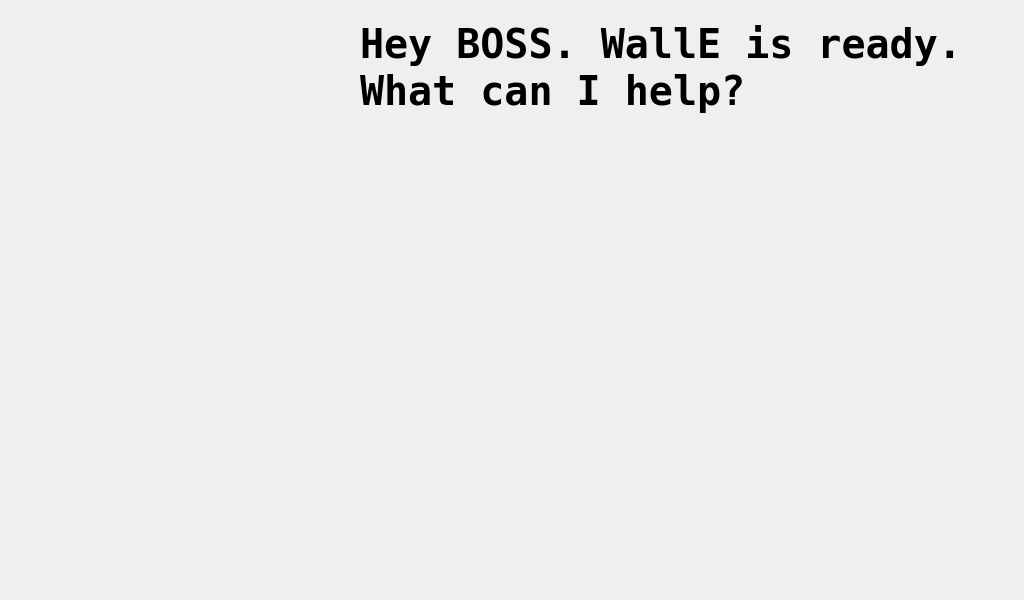
<?xml version="1.0" encoding="UTF-8"?>
<ui version="4.0">
 <class>MainWidget</class>
 <widget class="QWidget" name="MainWidget">
  <property name="geometry">
   <rect>
    <x>0</x>
    <y>0</y>
    <width>1024</width>
    <height>600</height>
   </rect>
  </property>
  <property name="windowTitle">
   <string>MainWidget</string>
  </property>
  <widget class="QLabel" name="label">
   <property name="geometry">
    <rect>
     <x>20</x>
     <y>10</y>
     <width>341</width>
     <height>461</height>
    </rect>
   </property>
   <property name="text">
    <string/>
   </property>
   <property name="pixmap">
    <pixmap resource="resources.qrc">:/walle/images/walle-logo.jpg</pixmap>
   </property>
  </widget>
  <widget class="QLabel" name="label_2">
   <property name="geometry">
    <rect>
     <x>360</x>
     <y>20</y>
     <width>631</width>
     <height>561</height>
    </rect>
   </property>
   <property name="font">
    <font>
     <family>DejaVu Sans Mono</family>
     <pointsize>30</pointsize>
     <weight>75</weight>
     <bold>true</bold>
    </font>
   </property>
   <property name="text">
    <string>Hey BOSS. WallE is ready. What can I help?</string>
   </property>
   <property name="alignment">
    <set>Qt::AlignLeading|Qt::AlignLeft|Qt::AlignTop</set>
   </property>
   <property name="wordWrap">
    <bool>true</bool>
   </property>
  </widget>
 </widget>
 <layoutdefault spacing="6" margin="11"/>
 <resources>
  <include location="resources.qrc"/>
 </resources>
 <connections/>
</ui>
